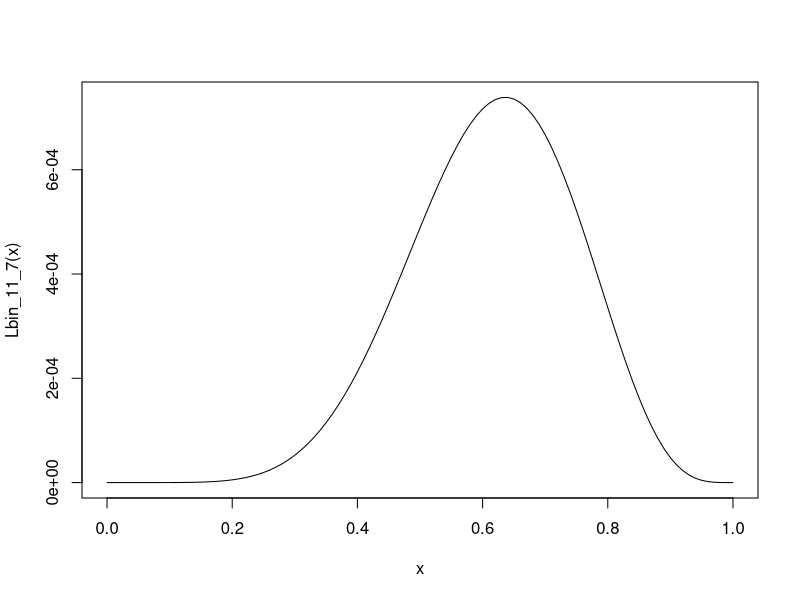
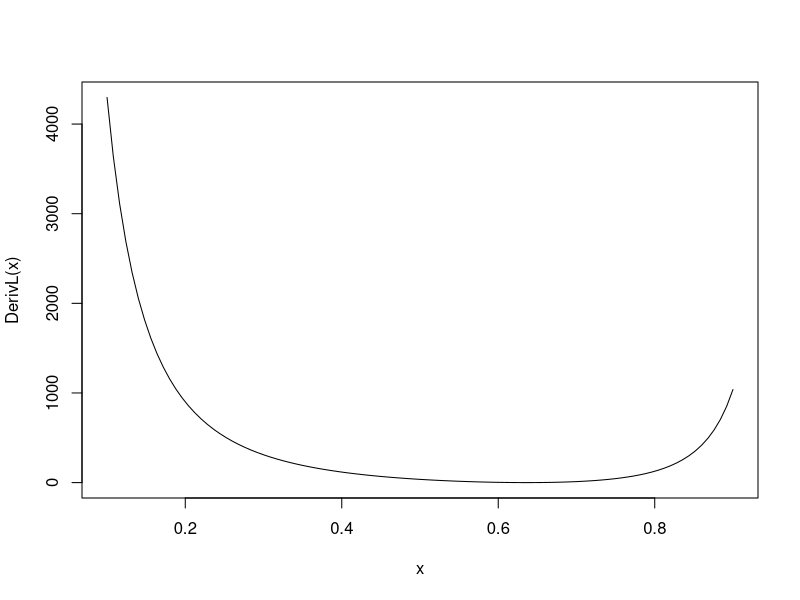

Write R code to recreate these figures, in order.
#  Likelihood 2/5/2019 in class

Lbin_11_7 <-  function(p){
  p^7 * (1-p)^4
}
curve(Lbin_11_7, from = 0, to = 1)

Lbin_11_7 <- function(p){
  p^7 * (1-p)^4
}

#  Homework 3

#  squate of the derivative
DerivL <- function(p){
  ((7-11*p)/(p*(1-p)))^2
}

DerivL(0.63635) # check for ~0 squared derivative

curve(DerivL, from = 0.1, to = 0.9)

var(DerivL(seq(from = 0.1, to = 0.9, by = 0.001)))
# large variance of slopes is 529350

DerivL(seq(from = 0.1, to = 0.9, by = 0.001))
mean(DerivL(seq(from = 0.1, to = 0.9, by = 0.001)))
# mean (average) squared slope is 417.4362


